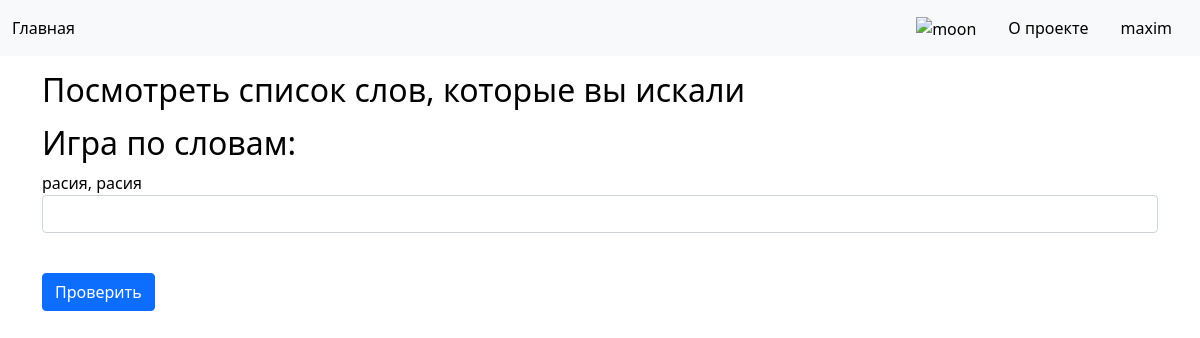
/game (signed in), run on an earlier commit of the app's database.
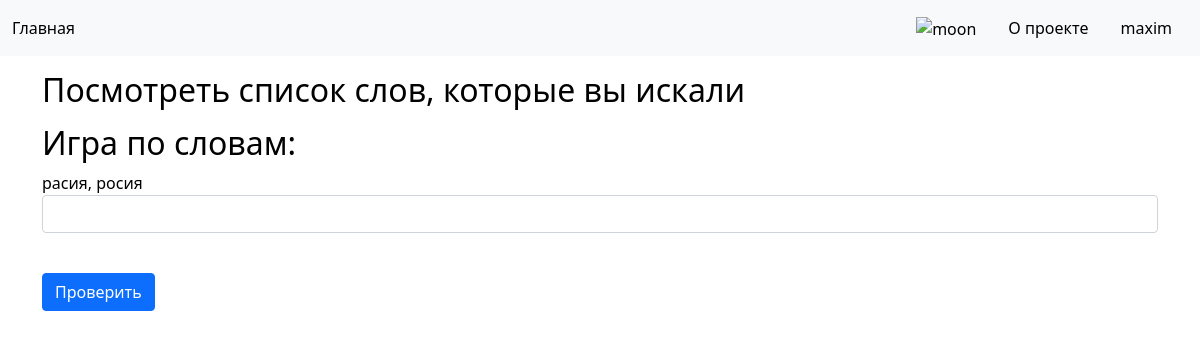
And on a later commit of the database.
### data/users.py (models this page shows, shortened)
class User(SqlAlchemyBase, UserMixin):
    __tablename__ = 'users'
    id = sqlalchemy.Column(sqlalchemy.Integer, primary_key=True, autoincrement=True)
    username = sqlalchemy.Column(sqlalchemy.String, nullable=True)
    email = sqlalchemy.Column(sqlalchemy.String, index=True, unique=True, nullable=True)
    hashed_password = sqlalchemy.Column(sqlalchemy.String, nullable=True)
    created_date = sqlalchemy.Column(sqlalchemy.DateTime, default=datetime.datetime.now)
    words = sqlalchemy.Column(sqlalchemy.String, nullable=True)

### data/words.py (models this page shows, shortened)
class Word(SqlAlchemyBase, UserMixin):
    __tablename__ = 'words'
    id = sqlalchemy.Column(sqlalchemy.Integer, primary_key=True, autoincrement=True)
    not_correct = sqlalchemy.Column(sqlalchemy.String, nullable=True)
    correct = sqlalchemy.Column(sqlalchemy.String, unique=True, nullable=True)

### main.py (the view, shortened to what this page needs)
@app.route('/game', methods=['POST', 'GET'])
@login_required
def game():
    err = ''
    form = WordGame()
    if request.method == "GET":
        session['url'] = f'/game'
        k = int(session['gamek'])
        db_sess = db_session.create_session()
        words = db_sess.query(Word).all()
        wrds = []
        for i in range(len(words)):
            d = {'id': 0, 'correct': '', 'not_correct': ''}
            d['id'] = words[i].id
            d['correct'] = words[i].correct
            if ',' in words[i].not_correct:
                d['not_correct'] = words[i].not_correct
            else:
                d['not_correct'] = words[i].not_correct
            wrds.append(d)
        print(k)
        if k >= len(wrds):
            session['gamek'] = 0
            session['game_ids'] = []
            return render_template("game.html", message=err, title='Игра по словам', form=form, wrds=None)
        else:
            return render_template("game.html", message=err, title='Игра по словам', form=form, wrds=wrds[k])

### forms/word.py
class WordGame(FlaskForm):
    word = StringField('Введите правильную версию слова', validators=[DataRequired()])
    submit = SubmitField('Проверить')

### data/db_session.py (called while the page is built)
def create_session() -> Session:
    global __factory
    return __factory()

### main.py (called while the page is built)
@login_manager.user_loader
def load_user(user_id):
    db_sess = db_session.create_session()
    return db_sess.query(User).get(user_id)

### templates/game.html (shortened to what this page needs)
{% extends "base.html" %}
{% block content %}
<h2><a href="/user/{{ current_user.id }}">Посмотреть список слов, которые вы искали</a></h2>
                              <h2>Игра по словам:</h2>
                                {% if wrds %}
                                  <form action="" method="post">
                                    <p>
                                      {{ wrds.not_correct }}<br>
                                      {{ form.word(class="form-control") }}<br>
                                    </p>
                                    <p>{{ form.submit(type="submit", class="btn btn-primary") }}</p>
                                  </form>
                                {% else %}
                                <p>Поздравляем, кажется вы прошли игру!</p>
                                {% endif %}
{% endblock %}

### templates/base.html (shortened to what this page needs)
<!doctype html>
                        <html lang="ru" class="{{ 'dark-mode' if session.get('theme') == 'dark' }}">
                          <head>
                            <link rel="stylesheet"
                            href="https://cdn.jsdelivr.net/npm/bootstrap@5.0.0-beta1/dist/css/bootstrap.min.css"
>
                            <link rel="stylesheet" type="text/css" href="static/css/style.css" />
                          </head>
                          <body>
                            {% if session.get('theme') == 'dark' %}
                            <nav class="navbar navbar-dark bg-dark">
                            {% else %}
                            <nav class="navbar navbar-light bg-light">
                            {% endif %}
                              <div class="container-fluid">
                                  <ul class="navbar-nav me-auto mb-2 mb-lg-0">
                                    <li class="nav-item">
                                      <a class="home d-flex nav-link d-md-block" href="/">
                                        Главная
                                      </a>
                                    </li>
                                  </ul>
                                  <a href="/toggle-theme" class="nav__link">
                                    <span class="nav-item nav__item">
                                        {% if session.get('theme') == "dark" %}
                                          <img src="https://img.icons8.com/material-rounded/24/null/sun--v1.png" alt="sun" style="margin-right: 16px; width: 25px; height: auto;">
                                        {% else %}
                                          <img src="https://img.icons8.com/external-smashingstocks-glyph-smashing-stocks/66/null/external-moon-web-smashingstocks-glyph-smashing-stocks.png" alt="moon" style="margin-right: 16px; width: 25px; height: auto;">
                                        {% endif %}
                                    </span>
                                  </a>
                                  <a class="nav-link d-none d-md-block" href="/about">О проекте</a>
                                  {% if current_user.is_authenticated %}
                                  <a class="nav-link d-none d-md-block" href="/user/{{ current_user.id }}">{{ current_user.username }}</a>
                                  {% else %}
                                  <a class="nav-link d-none d-md-block" href="/login">Войти</a>
                                  {% endif %}
                              </div>
                            </nav>
                            <main role="main" class="container">
                              {% block content %}{% endblock %}
                            </main>
                          </body>
                        </html>

### static/css/style.css (style rules this page uses)
:root { --text-dark: #000; --text-light: #fbf2f2; --text-muted: #595959; --background-color: #fff; --accent-colour: #f56565; --accent-colour-2: #3bb54a; --tag-colour: #e5e5e5; --border: 1px solid #000; --ico: invert(0%); }
body { background-color: var(--background-color); color: var(--text-dark); }
main>h1, main>h2 { margin-top: 15px; }
a { color: var(--text-dark); text-decoration: none; }
.nav__item { filter: var(--ico) }
a.home { color: var(--text-dark) !important; }

What changed in the data, as far as the page shows it:
changed Word: not_correct "расия, расия" → "расия, росия"
